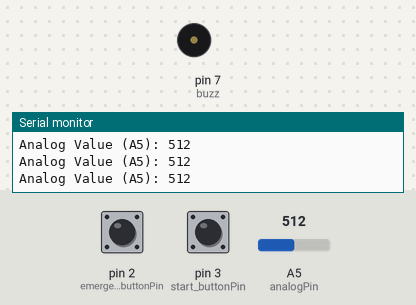
The sketch below on a simulated Arduino Uno, built with avr-gcc and run on an emulated ATmega328P. Shown: buzzer (waves = sounding, pin HIGH), the last lines printed to the serial monitor. The test bench sets the inputs (shaded band); at power-on: pin 2 (emergency_buttonPin) HIGH, pin 3 (start_buttonPin) HIGH, A5 (analogPin) = 512.

Above: at 1.3 s.
1.4 s: pin 2 (emergency_buttonPin) pulled LOW for 0.6 s
At 3.3 s:
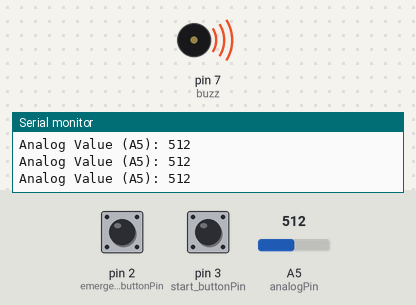
5.6 s: pin 2 (emergency_buttonPin) pulled LOW for 3.2 s
At 6.5 s:
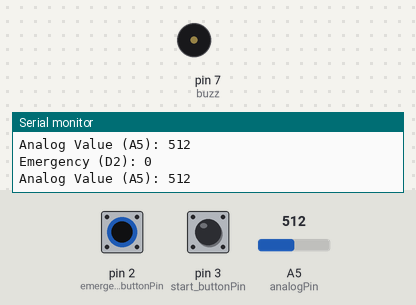
Timing chart, 0 to 10.3 s (numbered marks = the images above; inputs shaded):
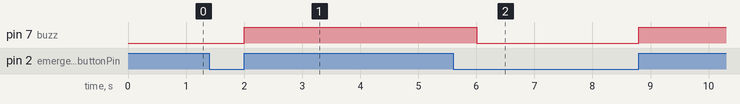

Measured:
- after the input at 1.4 s, pin 7 (buzz): LOW → HIGH after 0.60 s
- after the input at 5.6 s, pin 7 (buzz): HIGH → LOW after 0.41 s, → HIGH 2.8 s later

The sketch:

test.ino
```cpp
// Khai báo chân sử dụng
const int analogPin = A5;
const int emergency_buttonPin = 2;
const int start_buttonPin = 3;
const int buzz = 7;

void emergency_value();
void emergency_valuer();
void start_button_value();

void setup() {
  // Khởi tạo serial communication
  Serial.begin(9600);

  // Khai báo nút nhấn là đầu vào
  pinMode(emergency_buttonPin, INPUT);
  pinMode(start_buttonPin, INPUT_PULLUP);
  pinMode(buzz, OUTPUT);
  attachInterrupt(0, emergency_value, RISING); // gọi hàm in_gia_tri liên tục khi còn nhấn nút
  // attachInterrupt(0, emergency_valuer, LOW);
  attachInterrupt(1, start_button_value, FALLING); // gọi hàm in_gia_tri liên tục khi còn nhấn nút
}

void loop() {
  // Đọc giá trị analog từ chân A5
  int analogValue = analogRead(analogPin);
  // Hiển thị giá trị analog lên Serial Monitor
  Serial.print("Analog Value (A5): ");
  Serial.println(analogValue);
  // Đợi 500ms trước khi lặp lại
  delay(500);
  if (digitalRead(emergency_buttonPin)==0){
    // digitalWrite(buzz, LOW);
    emergency_valuer();
  }
  // start_button_value();
  // emergency_value();
  // delay(100);
}
```

emergency_value.ino
```cpp
void emergency_value()
{
   // Hiển thị trạng thái nút nhấn lên Serial Monitor
  Serial.print("Emergency (D2): ");
  Serial.println(digitalRead(emergency_buttonPin));
  digitalWrite(buzz, HIGH);
  // if (digitalRead(buttonPin) == 1) {
  //   Serial.println("1");
  // }
  // else {
  //   Serial.println("0");
  // }
}
```

emergency_valuer.ino
```cpp
void emergency_valuer()
{
  Serial.print("Emergency (D2): ");
  Serial.println(digitalRead(emergency_buttonPin));
  digitalWrite(buzz, LOW);
}
```

start_button_value.ino
```cpp
void start_button_value()
{
   // Hiển thị trạng thái nút nhấn lên Serial Monitor
  Serial.print("Start value (D3): ");
  Serial.println(digitalRead(start_buttonPin));
} 
```
